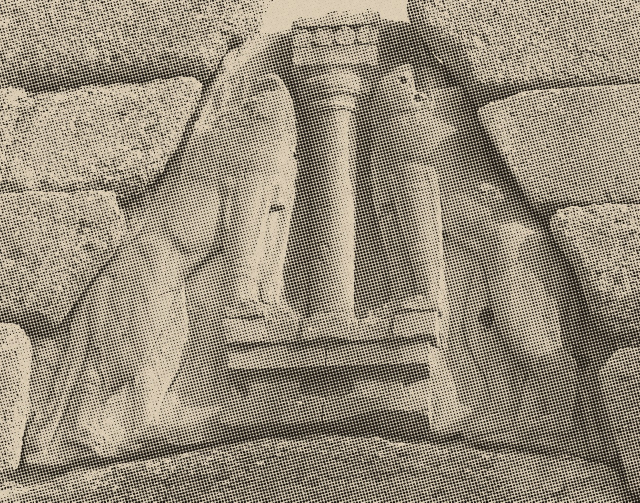
#> input picture reports/step10/c044_halftone_collage.jpg, 1280 x 1005 px, given in place of step10, which was not available (shown at 1/2 size)
$ python text_bearing.py ../reports/step10
#> lines starting #> are read from the running program, lines starting #| are printed output that depends on the picture
#!/usr/bin/env python3
"""Is this asset a document rather than a photograph?

WHY IT MATTERS, AND WHY THE EXISTING GUARD DID NOT WORK
--------------------------------------------------------
`scripts/build_25d_cuts.py` refuses a 2.5D treatment for an asset classed
`text_bearing`. Nothing has ever set that class. `lib/asset_classifier.py`
runs two CLIP contests -- scale (vast / intimate) and occupancy (dense /
empty) -- plus a luma split, and has no notion of text, so the guard matched
nothing and every document in the bank was eligible for depth.

Two are already in the film. c005 is a 1786 French chart of Easter Island;
c081 and c124 are an engraved figure captioned "EASTER ISLAND POLITICAL",
and both of those carry an authored push and pull. Estimating depth from
engraved line work gives a surface that is not there, and displacing it
bends the coastline and the lettering. On a map that is not a look, it is a
factual distortion -- the shape of the island is the content.

THE MEASURE
-----------
Tesseract at a 2400px long edge, counting words of two or more characters at
confidence 70 or better. Resolution matters more than it looks: the 1786
chart yields 5 words at 1600px and 36 at 2400, because engraved lettering is
tiny against a large plate. Measured across 47 bank images:

    36  1786 chart of the island          document
    20  engraved "EASTER ISLAND POLITICAL" document
    18  engraved plate, Pyramides de Memphis  document
     8  museum display case                PHOTOGRAPH, with label cards
     5  --
     1  --
     0  x41

The four highest are the three documents and one photograph of a museum
case whose exhibit labels are legible. That photograph is a real 3D scene
and depth suits it, so the floor goes above it rather than below.

MIN_WORDS = 14 is the midpoint of the gap between 8 and 18, AND IT RESTS ON
FOUR POSITIVES. That is a thin basis. It is the safe direction -- a document
wrongly treated as a photograph gets its coastline bent, while a photograph
wrongly treated as a document merely keeps its 2D move -- but the number
should be revisited when more documents are banked.

    python3 lib/text_bearing.py <image> [<image> ...]
"""
from __future__ import annotations

import argparse
from pathlib import Path

#: Words needed before an asset counts as a document. See THE MEASURE.
MIN_WORDS = 14

#: Long edge the page is read at. Engraved lettering disappears below this:
#: the 1786 chart reads 5 words at 1600px and 36 at 2400.
OCR_LONG_EDGE = 2400

#: Tesseract confidence a word must reach to be counted, matching
#: `lib/verify_type_lock.py` so "a legible word" means one thing here.
MIN_CONFIDENCE = 70.0

#: Shortest string that counts. Single characters are mostly noise on a
#: textured photograph.
MIN_WORD_CHARS = 2


def word_count(path: str | Path) -> int:
    """Legible words in the picture, or -1 if it cannot be read."""
#> called with path = '../reports/step10'
    import cv2
    import pytesseract
    from PIL import Image

    img = cv2.imread(str(path), cv2.IMREAD_GRAYSCALE)
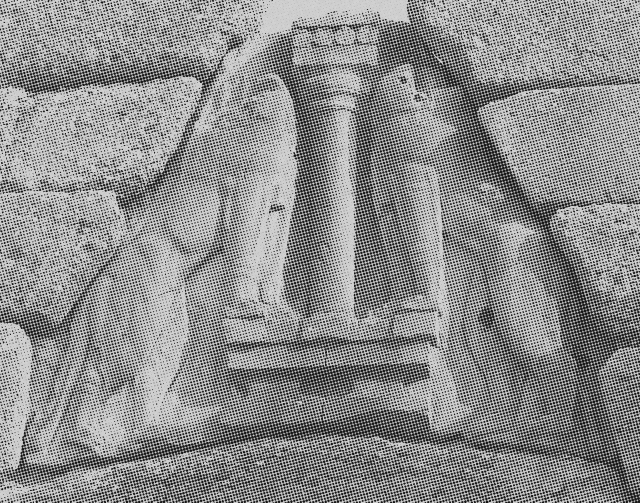
#> img: shape (1005, 1280) (shown at 1/2 size); min 6, max 224, mean 140.5
    if img is None:
        return -1
    h, w = img.shape
#> h = 1005; w = 1280
    scale = OCR_LONG_EDGE / max(h, w)
#> scale = 1.88
    if scale < 1:
        img = cv2.resize(img, (int(w * scale), int(h * scale)),
                         interpolation=cv2.INTER_AREA)
#> (the run stopped early here; a loop or call above may not have finished)

$ run again, on reports/step10/treatments.png
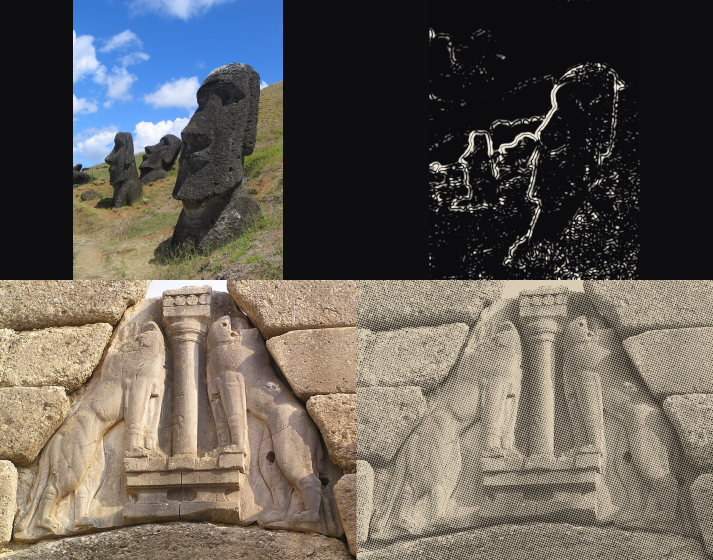
#> input picture reports/step10/treatments.png, 1426 x 1120 px, given in place of step10, which was not available (shown at 1/2 size)
#> in word_count, `img = cv2.imread(str(path), cv2.IMREAD_GRAYSCALE)`:
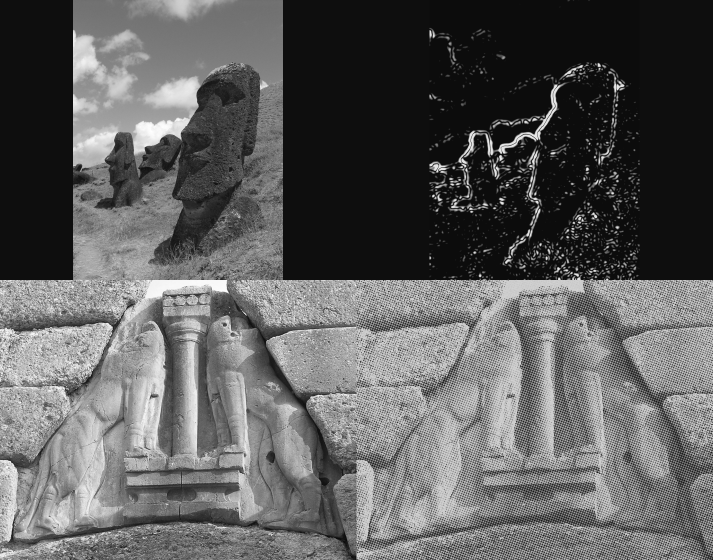
#> img: shape (1120, 1426) (shown at 1/2 size); min 0, max 255, mean 93.9
